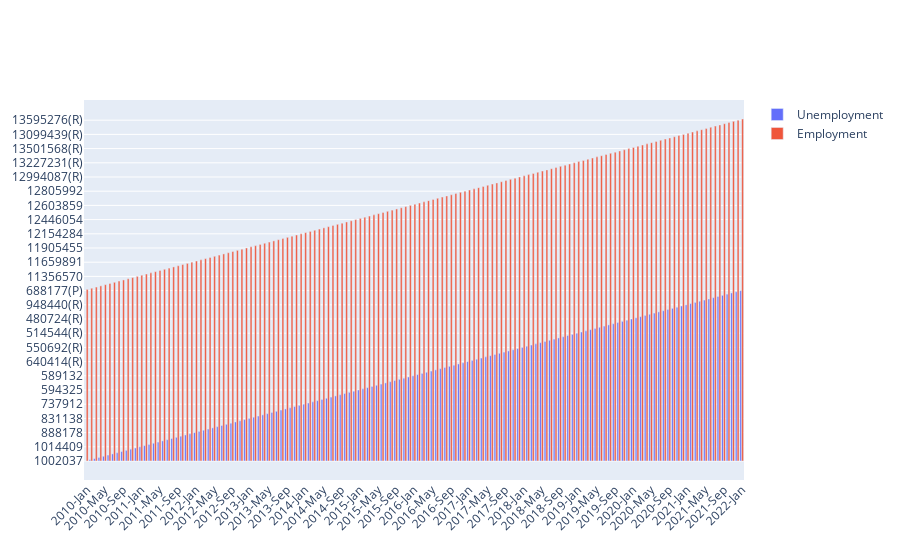

Notebook code cell kept with this figure:
### Markdown cell above
## Desemprego Vs Empregabilidade Raw

### Code cell
fig = go.Figure()
fig.add_trace(go.Bar(
    x=unemployment['year/month'],
    y=unemployment['unemployment'],
    name='Unemployment',
))
fig.add_trace(go.Bar(
    x=unemployment['year/month'],
    y=unemployment['employment'],
    name='Employment',
))

# Here we modify the tickangle of the xaxis, resulting in rotated labels.
fig.update_layout(barmode='group', xaxis_tickangle=-45)
fig.show()

### Figure 1 — Plotly figure (JSON) as saved in the notebook; plotly's stock layout.template omitted (floating-point values rounded to 4 significant figures; data arrays with more than 128 entries replaced by an {"elided": "..."} marker saying what was removed)
{"data": [{"name": "Unemployment", "type": "bar", "x": {"elided": "145 str values"}, "y": {"elided": "145 str values"}}, {"name": "Employment", "type": "bar", "x": {"elided": "145 str values"}, "y": {"elided": "145 str values"}}], "layout": {"barmode": "group", "xaxis": {"tickangle": -45}}}
